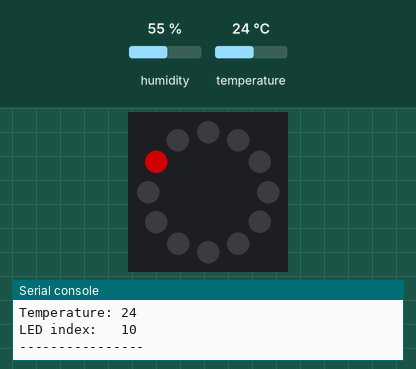
This program was run on a simulated Raspberry Pi Pico running MicroPython. Shown: 12 RGB LEDs in a ring, first at the top, clockwise, the last lines printed to the serial console. The inputs (shaded band) are chosen by the test bench; at power-on: temperature 24 °C, humidity 55 %. Dim RGB values are drawn brighter than linear.

Above: at 1.2 s.
1.3 s: temperature set to 19 °C
At 3.4 s:
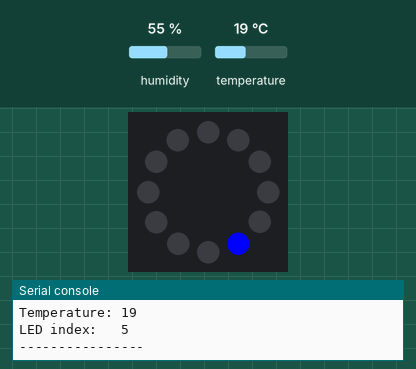
4.1 s: temperature set to 12 °C
Timing chart, 0 to 7.1 s (numbered marks = the images above; inputs shaded):
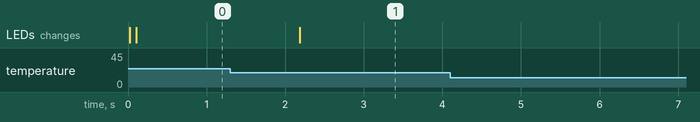

Measured:
- after the input at 1.3 s, the LEDs: change after 0.88 s (image 1)

The program:

Day9.py
```python
from machine import Pin, I2C
import time
from dht20 import DHT20
from neopixel import NeoPixel

# Set up I2C pins
i2c1_sda = Pin(14)
i2c1_scl = Pin(15)

# Set up I2C
i2c1 = I2C(1, sda=i2c1_sda, scl=i2c1_scl)

# Set up DHT20 device with I2C address
dht20 = DHT20(0x38, i2c1)

# Define the ring pin number (2) and number of LEDs (12)
ring = NeoPixel(Pin(2), 12)

# Create a temperature/LED dictionary for our scale
# Temperature is the key (left), LED index is the value (right)
LEDdict = {
  14: 0,
  15: 1,
  16: 2,
  17: 3,
  18: 4,
  19: 5,
  20: 6, # Top-middle LED (index 6 / LED #7) for 20°C
  21: 7,
  22: 8,
  23: 9,
  24: 10,
  25: 11,
}
LEDColourdict = {
  14: (0,0,250),
  15: (0,0,250),
  16: (0,0,250),
  17: (0,0,250),
  18: (0,120,120),
  19: (0,0,250),
  20: (0,125,0), # Top-middle LED (index 6 / LED #7) for 20°C
  21: (120,120,0),
  22: (120,0,0),
  23: (120,0,0),
  24: (120,0,0),
  25: (120,0,0),
}

while True:

    # Grab data from the sensor dictionary
    measurements = dht20.measurements

    # Create a rounded variable for the temperature
    temperature = round(measurements['t'])

    if temperature not in LEDdict:

        pass
        print("*** Out of temperature range ***")

    else:

        # Use our temperature variable with our dictionary
        # To convert it from the temperature to the LED index
        LEDindex = (LEDdict[temperature])

        # Print the temperature and index
        print("Temperature:",temperature)
        print("LED index:  ",LEDindex)
        print("----------------")

        # Clear the ring
        ring.fill((0,0,0))
        ring.write()

        ring[LEDindex] = LEDColourdict[temperature] # Light the index LED
        ring.write() # Write the LED data

    # Wait 2 second before looping again
    time.sleep(2)
```
